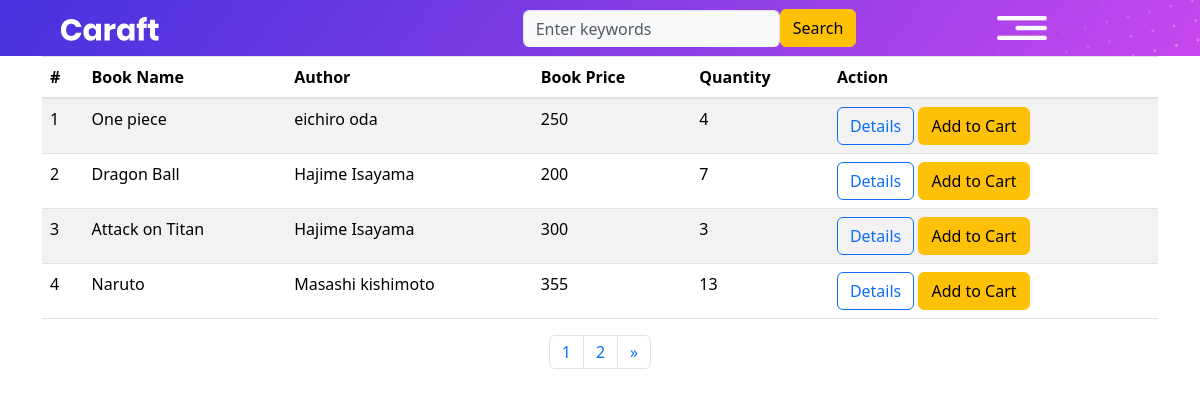
The app's page /ubooklist (signed in) with its own data.
### bookapp/models.py (models this page shows, shortened)
class Book(models.Model):
    title=models.CharField(max_length=200)
    price=models.IntegerField()
    image=models.ImageField(upload_to='book_media')
    quantity=models.IntegerField()
    author=models.ForeignKey(Author,on_delete=models.CASCADE)

class Author(models.Model):
    name=models.CharField(max_length=200)
    def __str__(self):
        return '{}'.format(self.name)

### userapp/views.py (the view)
# urls.py: path('ubooklist',views.listbook,name='user_booklist'),
def listbook(request):
    user_name=request.session['username']
    books=Book.objects.all()
    paginator=Paginator(books,4)
    page_number=request.GET.get('page')
    try:
        page=paginator.get_page(page_number)
    except EmptyPage:
        page=paginator.page(page_number.num_pages)
    return render(request,'user/booklist.html',{'books':books,'page':page,"user_name":user_name})

### templates/user/booklist.html (shortened to what this page needs)
{% extends 'user/userpage.html' %}
{% load static %}
{% block content %}
    <div class="container">
        <table class="table table-striped text-dark">
                <thead>
                    <tr>
                        <th scope="col">#</th>
                        <th scope="col">Book Name</th>
                        <th scope="col">Author</th>
                        <th scope="col">Book Price</th>
                        <th scope="col">Quantity</th>
                        <th scope="col">Action</th>
                    </tr>
                </thead>
                <tbody>
                    {% for book in page %}
                    <tr>
                        <td>{{ forloop.counter }}</td>
                        <td>{{book.title}}</td>
                        <td>{{book.author}}</td>
                        <td>{{book.price}}</td>
                        <td>{{book.quantity}}</td>
                        <td>
                            <a href="{% url 'userapp:user_bookdetails' book.id %}" class="btn border-primary text-primary">Details</a>
                            <a href="{% url 'userapp:addtocart' book.id %}" class="btn btn-warning">Add to Cart</a>
                        </td>
                    </tr>
                    {% endfor %}
                </tbody>
        </table>
    </div>
    <div class="container d-flex justify-content-center">
        <nav aria-label="Page navigation example">
          <ul class="pagination">
              {% for num in page.paginator.page_range %}
            <li class="page-item {% if page.num == num %}activate{% endif %}"><a class="page-link" href="?page={{ num }}">{{ num }}</a></li>
              {% endfor %}
              {% if page.has_next %}
            <li class="page-item">
              <a class="page-link" href="?page={{ page.next_page_number }}" aria-label="Next">
                <span aria-hidden="true">&raquo;</span>
              </a>
            </li>
              {% endif %}
          </ul>
        </nav>
    </div>
{% endblock %}

### templates/user/userpage.html (shortened to what this page needs)
<!DOCTYPE html>
{% load static %}
<html lang="en">
<head>
</head>
<body>
      <link rel="stylesheet" type="text/css" href="https://cdnjs.cloudflare.com/ajax/libs/OwlCarousel2/2.0.0-beta.2.4/assets/owl.carousel.min.css" />
      <link rel="stylesheet" type="text/css" href="{% static 'user_static/css/bootstrap.min.css' %}">
      <link rel="stylesheet" type="text/css" href="{% static 'user_static/css/style.css' %}">
      <link rel="stylesheet" href="{% static 'user_static/css/responsive.css' %}">
      <link rel="stylesheet" href="{% static 'user_static/css/jquery.mCustomScrollbar.min.css' %}">
      <link rel="stylesheet" href="https://netdna.bootstrapcdn.com/font-awesome/4.0.3/css/font-awesome.css">
      <link rel="stylesheet" href="{% static 'user_static/css/owl.carousel.min.css' %}">
      <link rel="stylesheet" href="https://cdnjs.cloudflare.com/ajax/libs/fancybox/2.1.5/jquery.fancybox.min.css" media="screen">
        <link href="https://cdn.jsdelivr.net/npm/bootstrap@5.3.3/dist/css/bootstrap.min.css" rel="stylesheet">
<div class="header_section">
    <div class="container px-3 ">
                <nav class="navbar navbar-dark">
                    <div class="col-5">
                        <a class="logo" href="index.html"><img src="{% static 'user_static/images/logo.png' %}"></a>
                    </div>
                    <div class="search_section d-flex align-items-center col-5">
                            <form class="form-inline " method="get" action="{% url 'userapp:usersearch' %}">
                                <input type="text" class="form-control bg-light border-none" placeholder="Enter keywords" name="q" aria-label="Search">
                                <button class="btn btn-outline-none btn-warning "  type="submit">Search</button>
                            </form>
                    </div>
            <div class="col ">
                <button class="navbar-toggler" type="button" data-toggle="collapse" data-target="#navbarsExample01" aria-controls="navbarsExample01" aria-expanded="false" aria-label="Toggle navigation">
                    <span class="navbar-toggler-icon pe-0"></span>
                </button>
            </div>
        </nav>
            </div>
        </div>
{% block content %}
      {% endblock %}
</body>
</html>

### static/user_static/css/style.css (style rules this page uses)
* { box-sizing: border-box !important; transition: ease all 0.5s; }
html { scroll-behavior: smooth; }
body { color: #666666; font-size: 14px; font-family: Roboto; line-height: 1.80857; font-weight: normal; overflow-x: hidden; }
a { color: #1f1f1f; text-decoration: none !important; outline: none !important; -webkit-transition: all .3s ease-in-out; -moz-transition: all .3s ease-in-out; -ms-transition: all .3s ease-in-out; -o-transition: all .3s ease-in-out; transition: all .3s ease-in-out; }
*, *::after, *::before { -webkit-box-sizing: border-box; -moz-box-sizing: border-box; box-sizing: border-box; }
ul, li, ol { margin: 0px; padding: 0px; list-style: none; }
a { color: #222222; text-decoration: none; outline: none !important; }
a, .btn { text-decoration: none !important; outline: none !important; -webkit-transition: all .3s ease-in-out; -moz-transition: all .3s ease-in-out; -ms-transition: all .3s ease-in-out; -o-transition: all .3s ease-in-out; transition: all .3s ease-in-out; }
img { max-width: 100%; height: auto; }
button { border: 0; margin: 0; padding: 0; cursor: pointer; }
.logo { width: 75%; float: left; }
.header_section { width: 100%; float: left; background-image: url(../images/banner-bg.png); height: auto; background-size: 100%; background-repeat: no-repeat; }
.navbar-dark .navbar-toggler { color: #000; border-color: transparent !important; }
.navbar-dark .navbar-toggler-icon { background-image: url(../images/toggle-icon.png); width: 50px; }
.search_section { float: left; }
.form-control { display: block; width: 100%; padding: .375rem 20px 0px 0px; font-size: 18px; line-height: 1.5; color: #9e6ae4; background-color: transparent !important; background-clip: padding-box; border-bottom: 0!important; border: 0px; border-radius: 0px; transition: border-color 0s ease-in-out, box-shadow 0s ease-in-out !important; }
.navbar-toggler { padding: .25rem 0px; }
.navbar { padding: .5rem 0px; }

### records on screen
Book: title "One piece", author "eichiro oda", price "250", quantity "4"
Book: title "Dragon Ball", author "Hajime Isayama", price "200", quantity "7"
Book: title "Attack on Titan", author "Hajime Isayama", price "300", quantity "3"
Book: title "Naruto", author "Masashi kishimoto", price "355", quantity "13"

### other values on screen
{{ num }} "1" "2"
